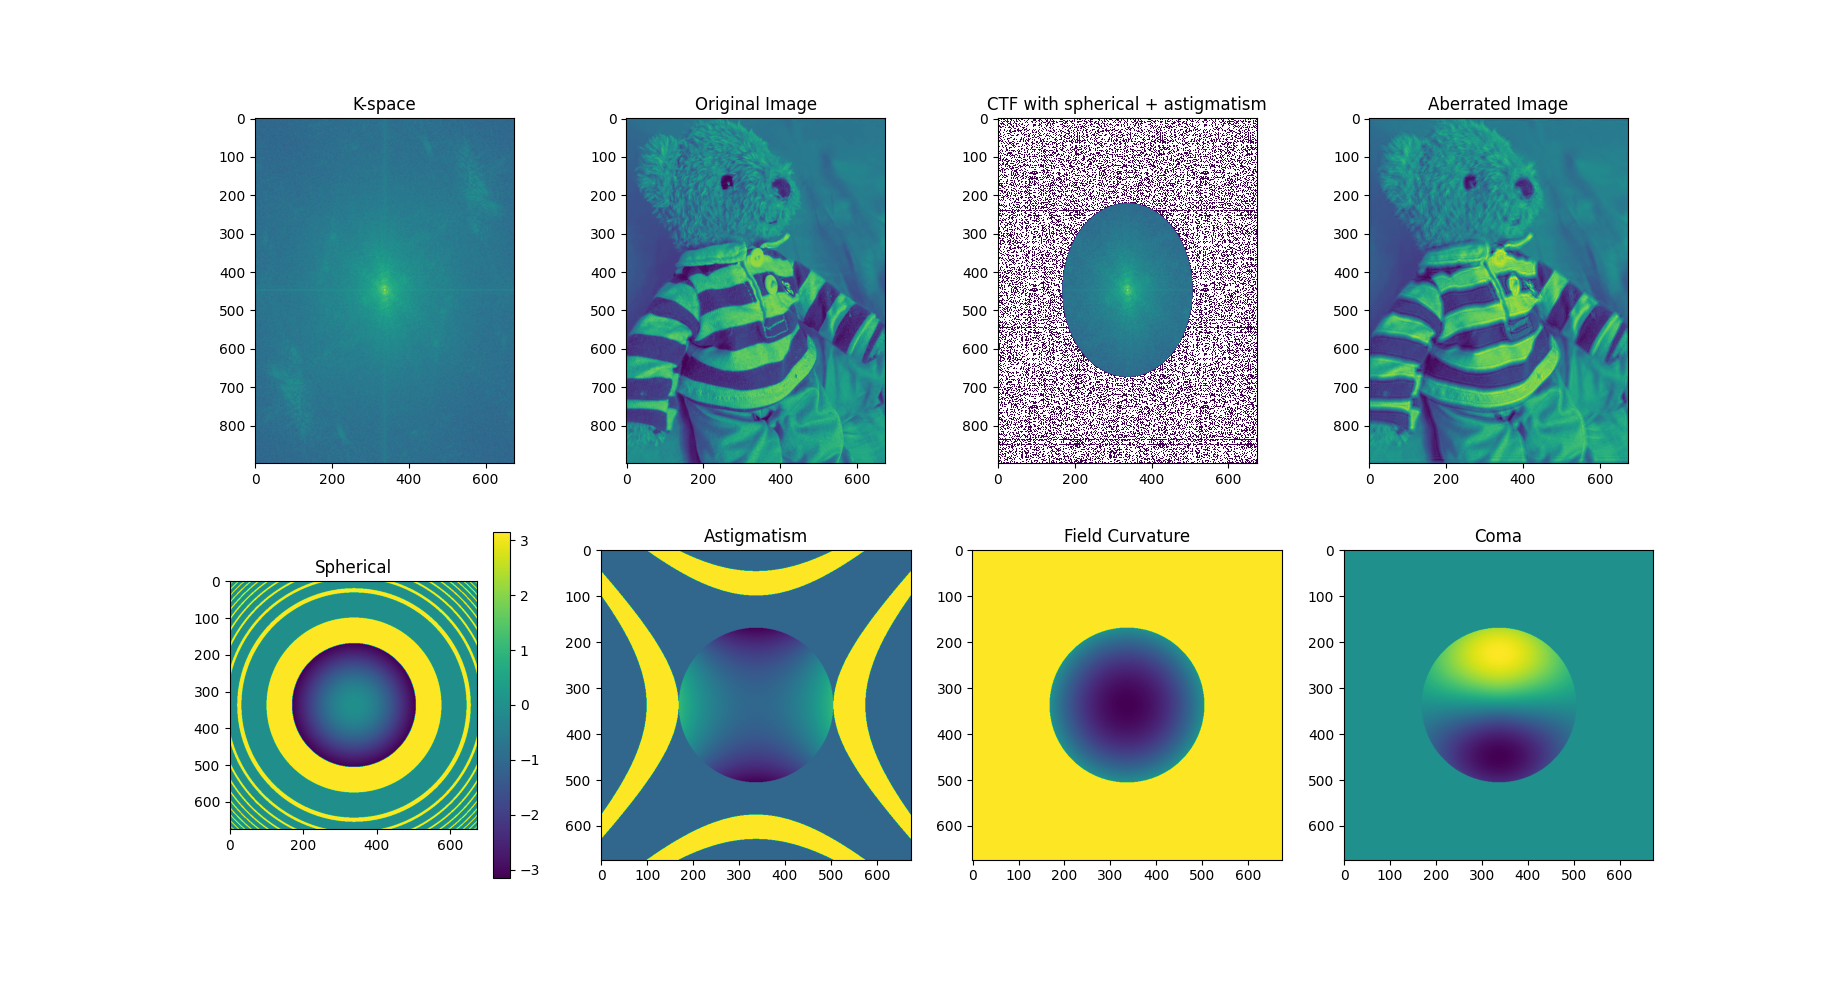

The Python source for this figure:
from skimage import io
import numpy as np
import matplotlib.pyplot as plt
from matplotlib import colors
import os
import scipy.io as sio
from numpy.fft import fft, ifft, fft2, ifft2, fftshift, ifftshift


kevin = io.imread("kevin.jpg")
width = kevin.shape[1]//2
height = (kevin.shape[0])//2
x = np.arange(-width,width+1)
y = np.arange(-height,height)
x = np.linspace(-1,1,kevin.shape[1])
y = np.linspace(-1,1,kevin.shape[0])
X,Y = np.meshgrid(x,y)
a = np.arange(-256,256)
A,B = np.meshgrid(x,x)
r =.5
CTF = X**2+Y**2 < r**2
CTFTEST = A**2 + B**2 < r**2

spherical = (4*(X**2 + Y**2)**2-3*(X**2+Y**2))
print(f"max spherical = {np.max(spherical)}")
sphericalTEST =4*(A**2+B**2)**2-3*(A**2 + B**2)
fieldCurvatureTEST = 4*(2*(A**2+B**2)-1)
astigTEST = (A**2 +B**2)*np.cos(2*np.arctan2(B,A))
astig = (X**2 +Y**2)*np.cos(2*np.arctan2(Y,X))
comaTEST = (3 * (A**2 + B**2)-2*(np.sqrt(A**2+B**2)))*np.sin(np.arctan2(B,A))

mask_astig = CTF * (np.exp(1j*2*np.pi*astig))
mask_spherical = CTF * np.exp(1j * 2 * np.pi * 10* astig) * (np.exp(1j*2*np.pi*spherical))
mask_sphericalTEST = np.exp(1j * 2*np.pi * sphericalTEST) * CTFTEST
mask_astigTEST = np.exp(1j * 2* np.pi*astigTEST) * CTFTEST
mask_fieldCurvatureTEST = CTFTEST * fieldCurvatureTEST
mask_comaTEST = comaTEST * CTFTEST

kevinfft = fftshift(fft2(kevin[:,:,1]))
fft_mask = kevinfft*mask_spherical

fig, ax = plt.subplots(2,4)
ax[0,0].imshow(np.abs(kevinfft), norm=colors.LogNorm())
ax[0,1].imshow(np.abs(ifft2(CTF * kevinfft)))
ax[0,2].imshow(np.abs(fft_mask),norm=colors.LogNorm())
ax[0,3].imshow(np.abs(ifft2(fft_mask)))



him =  ax[1,0].imshow(np.angle(mask_sphericalTEST))
plt.colorbar(him, ax= ax[1,0])
ax[1,1].imshow(np.angle(mask_astigTEST))
ax[1,2].imshow(np.real(mask_fieldCurvatureTEST))
ax[1,3].imshow(np.real(mask_comaTEST))



ax[0,0].set_title("K-space")
ax[0,1].set_title("Original Image")
ax[0,2].set_title("CTF with spherical + astigmatism")
ax[0,3].set_title("Aberrated Image")
ax[1,0].set_title("Spherical")
ax[1,1].set_title("Astigmatism")
ax[1,2].set_title("Field Curvature")
ax[1,3].set_title("Coma")




plt.show()
